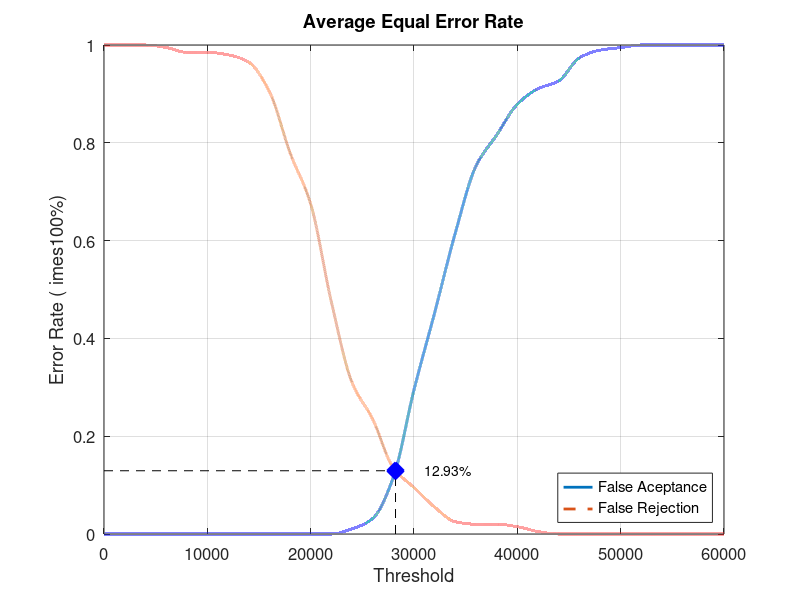
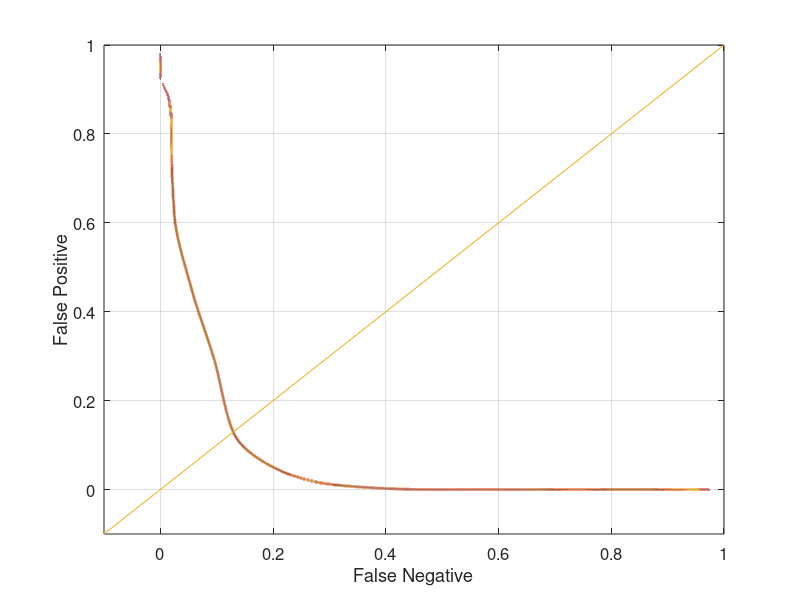

MATLAB code for these plots, in order:
close all;
clear;
clc;
x = 0:2000:60000;
xq = 0:0.5:60000;

y0 = [0 0 0 0 0 0 0 0 0 0 0 0 0.0105263 0.0315789 0.115789 0.294737 0.452632 0.615789 0.752632 0.815789 0.878947 0.910526 0.926316 0.973684 0.989474 0.994737 1 1 1 1 1]
yy0 = interp1(x, y0, xq, 'pchip');
y1 = [1 1 1 0.995 0.985 0.985 0.98 0.965 0.905 0.78 0.675 0.475 0.31 0.235 0.135 0.095 0.055 0.025 0.02 0.02 0.015 0.005 0 0 0 0 0 0 0 0 0]
yy1 = interp1(x, y1, xq, 'pchip');

% Calculating EER: 
y2 = abs(y0 - y1);
find(y2 == min(y2))
yy2 = abs(yy0 - yy1);
xEER = find(yy2 == min(yy2));
xEERIndex = xq(xEER) % X-axis EER
yEER = yy0(xEER) % Y-axis EER

main = figure
plot(xq, yy0,'-','LineWidth', 2);	hold on
plot(xq, yy1,'--','LineWidth', 2);	hold on
plot([xEERIndex xEERIndex], [0 yEER], 'k--');	hold on
plot([0 xEERIndex], [yEER yEER], 'k--');	hold on
plot(xEERIndex, yEER, 'bx', 'LineWidth', 10);	hold on
text(xEERIndex + 10 * xEERIndex / 100, yEER, [num2str(round((10000 * yEER)) / 100) '%'])
legend('False Aceptance', 'False Rejection', 'Location', 'SouthEast')
xlabel('Threshold')
ylabel('Error Rate (	imes100%)')
title('Average Equal Error Rate')
set(gca, 'FontSize', 12)
axis([0 60000 0 1])
grid on

print(main, 'Database2_1Main', '-dpng');
FNRxFPR = figure('Color', [1 1 1]);
plot(yy1, yy0, '-', yy1, yy0, 'LineWidth', 2);
hold on
y = -0.1:0.1:1
plot(y, y); 
set(gca, 'FontSize', 12)
xlabel('False Negative')
ylabel('False Positive')
axis([-0.1 1 -0.1 1])
set(gca, 'FontSize', 12)
grid on

print(FNRxFPR, 'Database2_1FNRxFPR','-dpng');
